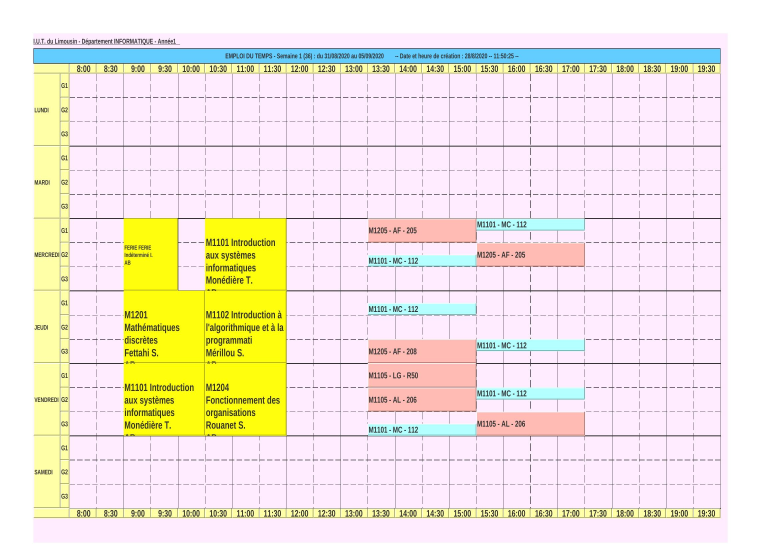
#> input picture api/edt/A1_S1.jpg, 2339 x 1653 px (shown at 1/3 size)
$ python -i main.py   (imports and definitions only)
#> lines starting #> are read from the running program, lines starting #| are printed output that depends on the picture
from PIL import Image
import ecriture, getModule

# =====================
# Fonction qui detect si une couleur est dans un intervalle
#
# Entree: 3 tuples de couleurs au format (RVB)
# Sortie: Booleen
# =====================
# [357 lines left out: functions intervalleCouleur, getColor, engine, not called in this run]

def main(edtImage):
    name = edtImage.split("\\")[len(edtImage.split("\\")) - 1].split("_")[0].split("/")[1]
    if name == "A1":
        engine(edtImage, "A1")
    if name == "A2":
        engine(edtImage, "A2")
    if name == "A3":
        engine(edtImage, "A3")

##main("A1_S28.jpg")

>>> import cv2
>>> picture = cv2.imread('edt/A1_S1.jpg', cv2.IMREAD_GRAYSCALE)
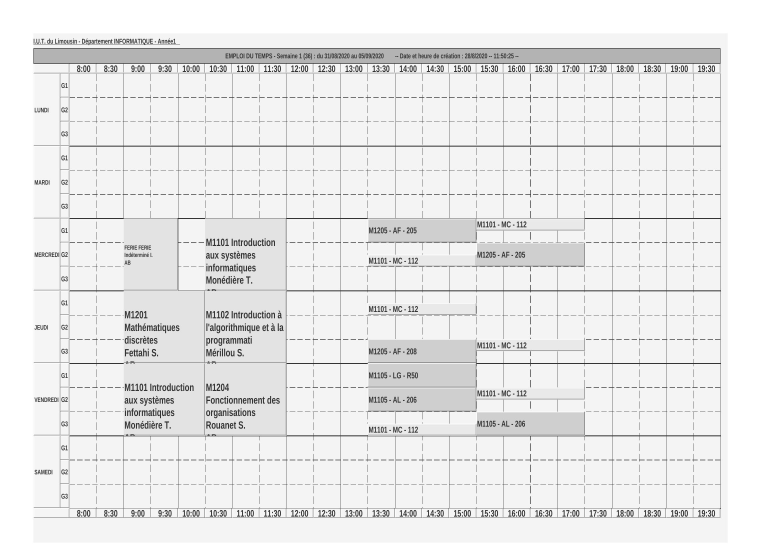
#> picture: shape (1653, 2339) (shown at 1/3 size); min 0, max 255, mean 234
#> (the run stopped early here; a loop or call above may not have finished)

$ run again, on api/edt/A1_S10.jpg
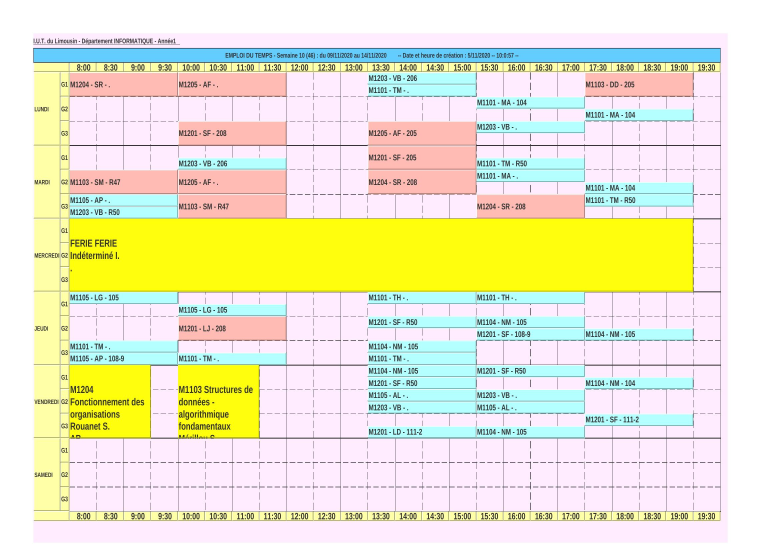
#> input picture api/edt/A1_S10.jpg, 2339 x 1653 px (shown at 1/3 size)
#> `picture = cv2.imread('edt/A1_S1.jpg', cv2.IMREAD_GRAYSCALE)`:
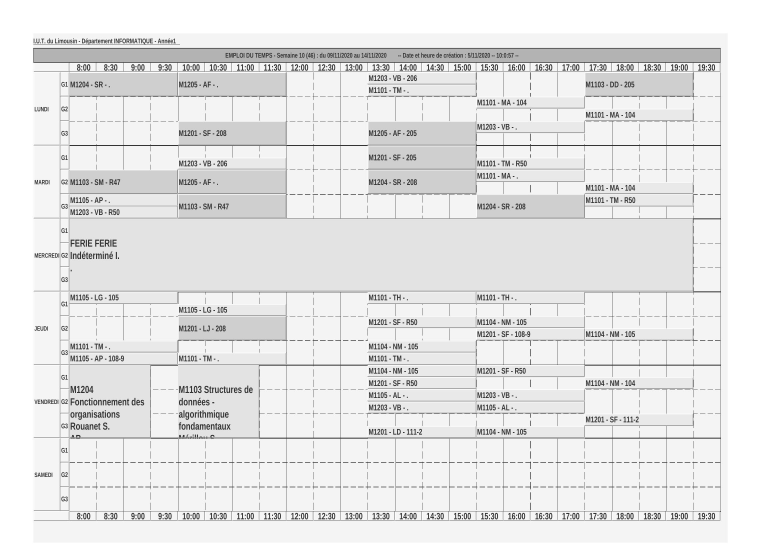
#> picture: shape (1653, 2339) (shown at 1/3 size); min 0, max 255, mean 230.7

$ run again, on api/edt/A1_S11.jpg
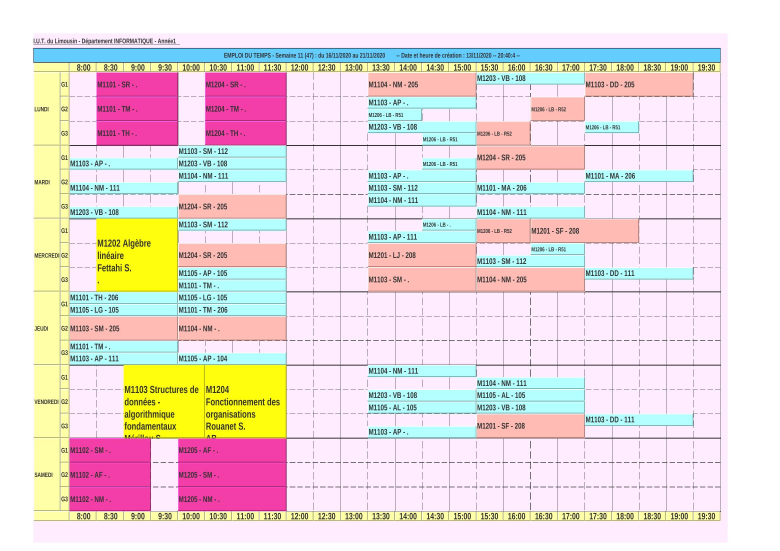
#> input picture api/edt/A1_S11.jpg, 2339 x 1653 px (shown at 1/3 size)
#> `picture = cv2.imread('edt/A1_S1.jpg', cv2.IMREAD_GRAYSCALE)`:
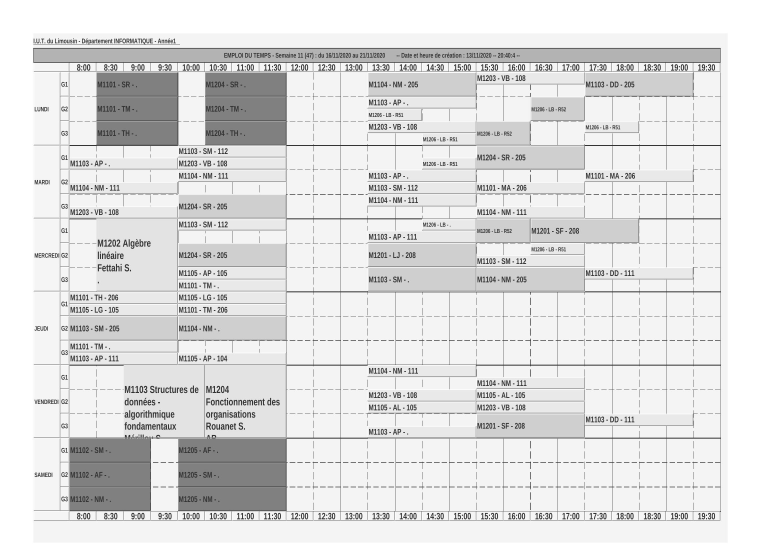
#> picture: shape (1653, 2339) (shown at 1/3 size); min 0, max 255, mean 224.3
